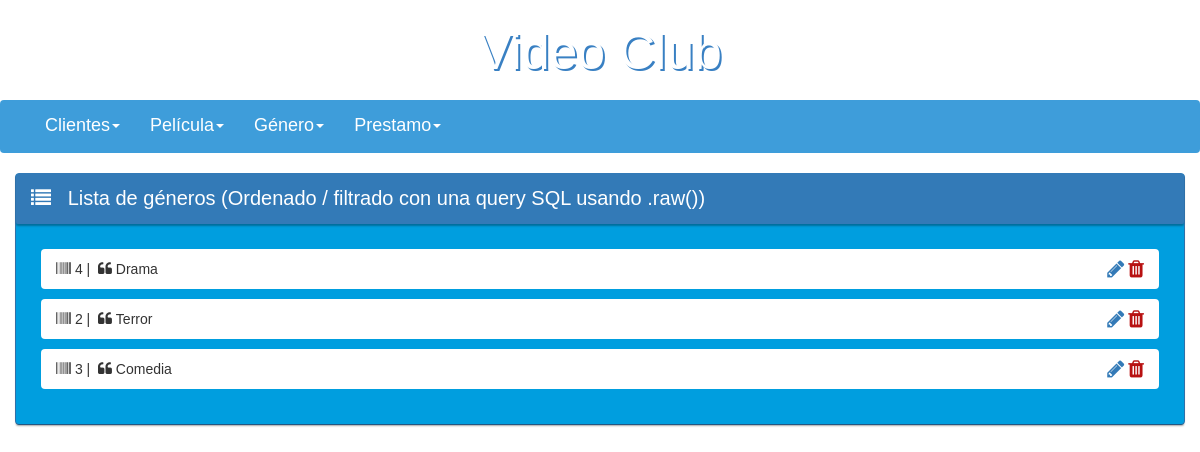
The page /genero/ on the database its author committed.
### videoclub/models/genero.py (models this page shows, shortened)
class Genero(models.Model):
    codigo = models.IntegerField(primary_key=True)
    descripcion = models.CharField(max_length=150)

### videoclub/views/genero.py (the view)
# urls.py: url(r'^genero/$', ListaGenero.as_view()),
class ListaGenero(ListView):
    model = Genero
    def get_context_data(self, **kwargs):
        context = super(ListaGenero, self).get_context_data(**kwargs)
        context['generos'] = Genero.objects.raw('SELECT codigo, descripcion FROM videoclub_genero g JOIN ( '
                                                'SELECT genero_id, COUNT(*) AS cnt FROM videoclub_pelicula '
                                                'GROUP BY genero_id ) c ON ( genero_id = codigo ) ORDER BY c.cnt DESC')
        return context

### videoclub/templates/videoclub/genero_list.html
{% extends "base.html" %}
{% block content %}
<div class="container">
    <div class="row">
        <div class="panel panel-primary panel-primary-center">
            <div class="panel-heading panel-center panel-font-size">
                <span class="fa fa-list"></span>&nbsp;&nbsp;&nbsp;Lista de géneros (Ordenado / filtrado con una query SQL usando .raw())
            </div>
            <div class="panel-body panel-center">
                <ul class="list-group">
                    {% for g in generos  %}
                        <li class="list-group-item">
                            <span class="fa fa-barcode"></span>&nbsp;{{ g.codigo }}&nbsp;|&nbsp;
                            <span class="fa fa-quote-left"></span>&nbsp;{{ g.descripcion }}&nbsp;
                            <div class="pull-right">
                                <a href="modificar/{{ g.codigo }}"><span class="fa fa-pencil fa-size"></span></a>
                                <a href="eliminar/{{ g.codigo }}" class="trash"><span class="fa fa-trash fa-size"></span></a>
                            </div>
                        </li>
                    {% endfor %}
                </ul>
            </div>
        </div>
    </div>
</div>
{% endblock %}

### videoclub/static/css/base.css (style rules this page uses)
body, html { height: 100%; background-repeat: no-repeat; background:url(https://i.ytimg.com/vi/4kfXjatgeEU/maxresdefault.jpg); font-family: 'Oxygen', sans-serif; background-size: cover; }

### videoclub/static/css/list.css (style rules this page uses)
.panel-primary-center { margin-top: 30px; margin: 0 auto; background:#009edf; }
.panel-font-size { font-size: 20px; }
.panel-center { margin-top: 30px; margin: 0 auto; text-shadow: none; -moz-border-radius: 2px; -webkit-border-radius: 2px; border-radius: 2px; -moz-box-shadow: 0px 2px 2px rgba(0, 0, 0, 0.3); -webkit-box-shadow: 0px 2px 2px rgba(0, 0, 0, 0.3); box-shadow: 0px 2px 2px rgba(0, 0, 0, 0.3); }
.list-group-item { border: 0 !important; margin: 10px; border-top-right-radius: 4px; border-top-left-radius: 4px; border-bottom-right-radius: 4px; border-bottom-left-radius: 4px; }
.list-group-item .fa { font-size: 15px; }
.fa-pencil { font-size: 20px !important; }
.fa-trash { color: #B81111 !important; font-size: 20px !important; }
.fa-list { font-size: 20px; }

### rows shown on the page
Genero: codigo "4", descripcion "Drama"
Genero: codigo "2", descripcion "Terror"
Genero: codigo "3", descripcion "Comedia"
